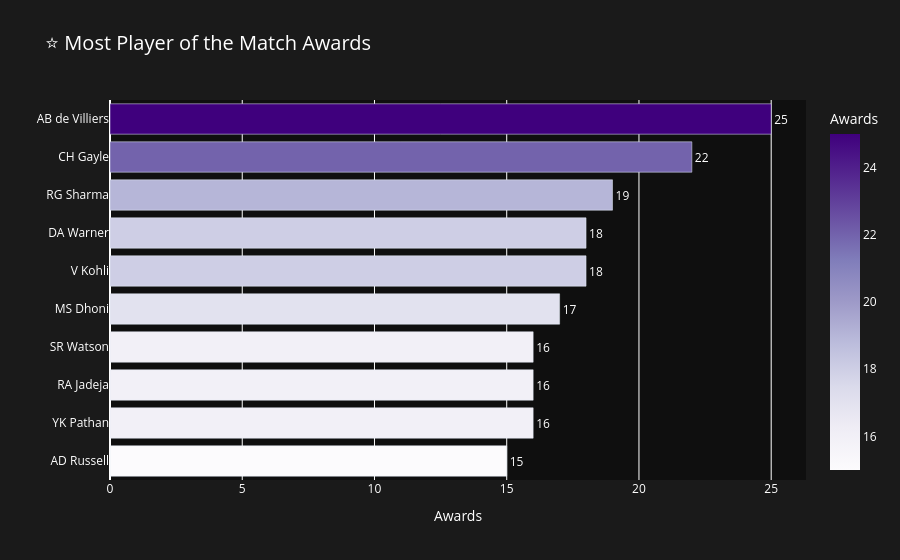

Notebook code for this chart:
### Code cell
# ── ANALYSIS 7: Player of the Match Kings ─────────────────
potm = matches['player_of_match'].value_counts().reset_index().head(10)
potm.columns = ['player', 'awards']

fig = px.bar(
    potm,
    x='awards', y='player',
    orientation='h',
    color='awards',
    color_continuous_scale='Purples',
    title='⭐ Most Player of the Match Awards',
    labels={'awards': 'Awards', 'player': ''},
    text='awards'
)
fig.update_layout(
    plot_bgcolor='#0f0f0f',
    paper_bgcolor='#1a1a1a',
    font_color='white',
    title_font_size=20,
    showlegend=False,
    yaxis={'categoryorder': 'total ascending'}
)
fig.update_traces(textposition='outside', textfont_color='white')
fig.show()

### Figure 1 — Plotly figure (JSON) as saved in the notebook; plotly's stock layout.template omitted (floating-point values rounded to 4 significant figures)
{"data": [{"hovertemplate": "Awards=%{marker.color}<br>=%{y}<extra></extra>", "legendgroup": "", "marker": {"color": [25, 22, 19, 18, 18, 17, 16, 16, 16, 15], "coloraxis": "coloraxis", "pattern": {"shape": ""}}, "name": "", "orientation": "h", "showlegend": false, "text": [25.0, 22.0, 19.0, 18.0, 18.0, 17.0, 16.0, 16.0, 16.0, 15.0], "textfont": {"color": "white"}, "textposition": "outside", "type": "bar", "x": [25, 22, 19, 18, 18, 17, 16, 16, 16, 15], "xaxis": "x", "y": ["AB de Villiers", "CH Gayle", "RG Sharma", "V Kohli", "DA Warner", "MS Dhoni", "YK Pathan", "RA Jadeja", "SR Watson", "AD Russell"], "yaxis": "y"}], "layout": {"barmode": "relative", "coloraxis": {"colorbar": {"title": {"text": "Awards"}}, "colorscale": [[0, "rgb(252,251,253)"], [0.125, "rgb(239,237,245)"], [0.25, "rgb(218,218,235)"], [0.375, "rgb(188,189,220)"], [0.5, "rgb(158,154,200)"], [0.625, "rgb(128,125,186)"], [0.75, "rgb(106,81,163)"], [0.875, "rgb(84,39,143)"], [1, "rgb(63,0,125)"]]}, "font": {"color": "white"}, "legend": {"tracegroupgap": 0}, "paper_bgcolor": "#1a1a1a", "plot_bgcolor": "#0f0f0f", "showlegend": false, "title": {"font": {"size": 20}, "text": "⭐ Most Player of the Match Awards"}, "xaxis": {"anchor": "y", "domain": [0, 1], "title": {"text": "Awards"}}, "yaxis": {"anchor": "x", "categoryorder": "total ascending", "domain": [0, 1], "title": {"text": ""}}}}
